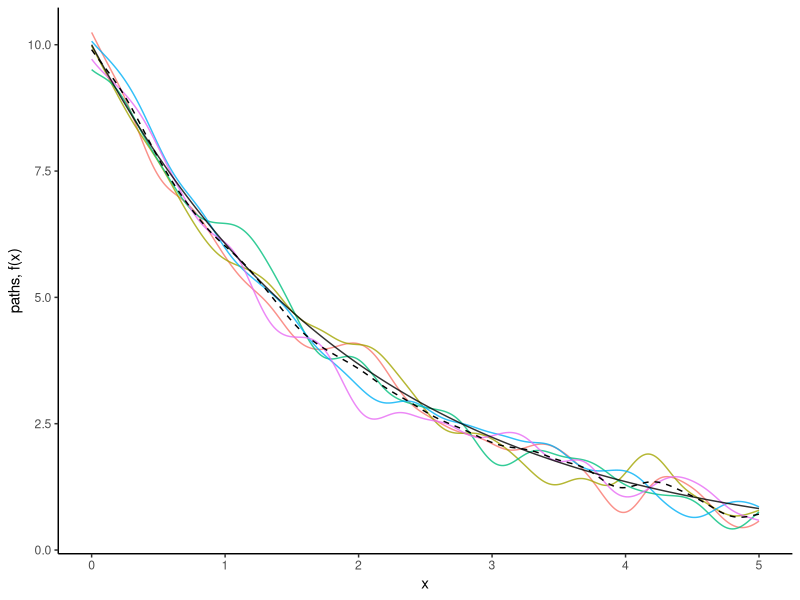
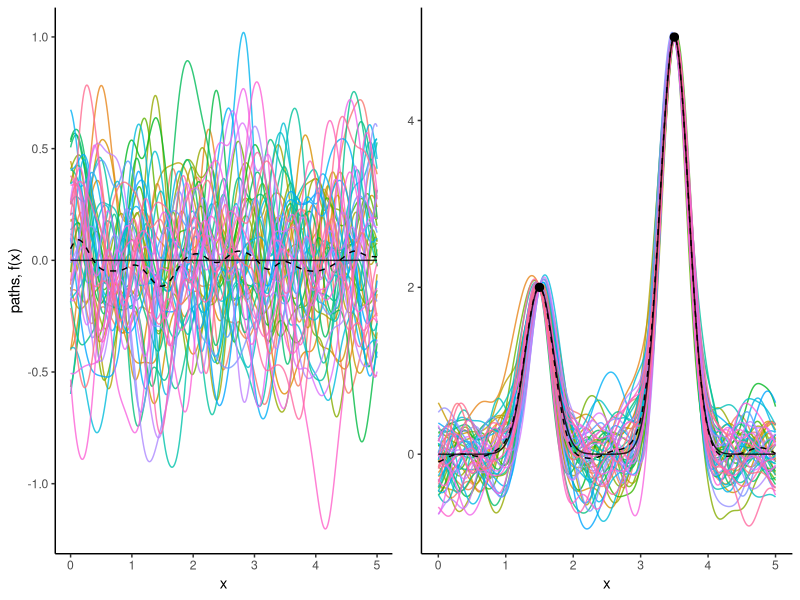

Here is the R script that generated these plots, in order:
### Tutorial for Gaussian Processes, based on
### Roberts et al. (2012). "GPs for time-series modelling"
### This version by Alan Aw (alanaw1), dated: 3/11/2019

## You need these packages 
library(MASS)
library(dplyr)
library(ggplot2)
library(reshape2)

## Build covariance kernel
## Inputs: X1, X2 data,
##        and specified kernel
## Output: matrix of dimension dim(X1) x dim(X2) 
calcK <- function(X1, X2, kernel = "SE", 
                  sigma, h, lambda, alpha, 
                  nu) {
  K <- matrix(rep(0, length(X1)*length(X2)), nrow=length(X1))
  # if kernel is WN, specify sigma
  if (kernel == "WN") {
    for (i in 1:nrow(K)) {
      for (j in 1:ncol(K)) {
        K[i,j] <- sigma^2 * as.numeric((i == j))
      }
    }  
  }
  # if kernel is BM (Brownian Motion)
  if (kernel == "BM") {
    for (i in 1:nrow(K)) {
      for (j in 1:ncol(K)) {
        K[i,j] <- min(X1[i],X2[j])
      }
    } 
  }
  # if kernel is BB (Brownian Bridge)
  if (kernel == "BB") {
    for (i in 1:nrow(K)) {
      for (j in 1:ncol(K)) {
        K[i,j] <- min(X1[i],X2[j]) - X1[i]*X2[j]
      }
    } 
  }
  # if kernel is SE, specify h and lambda
  if (kernel == "SE") {
    for (i in 1:nrow(K)) {
      for (j in 1:ncol(K)) {
        K[i,j] <- h^2 * exp(-(X1[i] - X2[j])^2 / lambda^2)
      }
    }
  }
  # if kernel is RQ, specify h, lambda and alpha
  if (kernel == "RQ") {
    for (i in 1:nrow(K)) {
      for (j in 1:ncol(K)) {
        K[i,j] <- h^2 * (1 + (X1[i] - X2[j])^2 / (alpha * lambda^2))^(-alpha)
      }
    }    
  }
  # if kernel is Matern, specify h, lambda and nu
  if (kernel == "Matern") {
    for (i in 1:nrow(K)) {
      for (j in 1:ncol(K)) {
        K[i,j] <- h^2 * 1 / (gamma(nu)*2^(nu - 1)) * 2 * sqrt(nu) * 
          abs(X1[i] - X2[j]) / lambda * Bessel(2 * sqrt(nu) * abs(X1[i] - X2[j]) / lambda, nu)
      }
    }    
  }
  # return K with filled entries
  return(K)
}

## Specify mean function
## Inputs: X is a vector of independent variables
## Output: vector of length dim(X) with means computed 
setMean <- function(X, func = "zero", 
                    lambda, h, 
                    a, b, c, ...) {
  # if func is zero
  if (func == "zero") {
    return(rep(0,length(X)))    
  }
  # if func is exponential decay, need to specify lambda (positive) and h (initial value)
  if (func == "decay") {
    return(sapply(X, decay <- function(x) {
      h * exp(-lambda * x)
    }))    
  }
  # if func is quadratic, need to specify coefficients a,b, and c
  if (func == "quadratic") {
    return(sapply(X, quadratic <- function(x) {
      a * x^2 + b* x + c
    }))
  }
  # you can try other funcs! 
}

## Obtain posterior distribution 
## Data given
D.train <- data.frame(x = c(1,2,3,4),
                     y = c(1,0.3,0.4,0.9))
D.test <- data.frame(x = c(1.9,2.3,7,10),
                     y = c(2,0.5,3,0.87))
D.test <- data.frame(x = 5,
                     y = 1.1)
# Step 1: Construct the kernel and mean
K.XtrainXtrain <- calcK(D.train$x, D.train$x, 
                        kernel = "SE", h = 0.3, lambda = 3)
K.XtrainXtest <- calcK(D.train$x, D.test$x, 
                       kernel = "SE", h = 0.3, lambda = 3)
K.XtestXtrain <- calcK(D.test$x, D.train$x, 
                       kernel = "SE", h = 0.3, lambda = 3)
K.XtestXtest <- calcK(D.test$x, D.test$x, 
                      kernel = "SE", h = 0.3, lambda = 3)
mean.train <- setMean(D.train$x)
mean.test <- setMean(D.test$x)

# Step 2: Get the posterior mean and cov matrix (eq. 3.8 and 3.9)
# do Cholesky decomposition for faster inversion
# <- chol(K.XtrainXtrain)
mean.pos <- mean.test + K.XtestXtrain %*% solve(K.XtrainXtrain) %*% (D.train$y - mean.train)
K.Xtest.pos <- K.XtestXtest - K.XtestXtrain %*% solve(K.XtrainXtrain) %*% t(K.XtestXtrain)

## Examples
# 1. Suppose we have a sequence of x's (times) with a mean 
#    function specified. We simulate the GP.
X <- seq(from = 0, to = 5, length = 1000)
K.XX <- calcK(X, X, "SE", h = 0.3, lambda = 0.3) 
mean.X <- setMean(X, func = "decay", lambda = 0.5, h = 10) 
# generate some sample paths 
n.samples <- 5
path_vals <- matrix(rep(0,length(X)*n.samples), 
                    ncol = n.samples)
for (i in 1:n.samples) {
  path_vals[,i] <- mvrnorm(1, mean.X, K.XX)
}
df <- cbind(x = X, 
            y = as.data.frame(path_vals))
df <- melt(df, id="x")
# compute the mean of sample paths 
mean.emp <- cbind(x = X, 
                  y = as.data.frame(rowMeans(path_vals)))
# plot graph of sample paths
ggplot(data = df, aes(x = x, y = value)) +
  geom_line(aes(group=variable, colour = variable),
            alpha = 0.8) +
  theme_classic() +
  geom_line(data = mean.emp, aes(x = x, y = `rowMeans(path_vals)`),
            lty = "dashed") +
  geom_line(data = as.data.frame(cbind(x = X, y = mean.X)),
            aes(x = x, y = `mean.X`),
            alpha = 0.8) +
  ylab("paths, f(x)") +
  theme(legend.position = "none") 

# 2. Suppose data is given and we want to estimate posterior mean   
X <- c(0,0.9,1.5,2,4)
y = c(0.1,-0.5,0.9,1,0.2)
K.XX <- calcK(X, X, "SE", h = 0.3, lambda = 0.3) 
mean.X <- setMean(X, func = "zero") 
# choose new X points
X.ast <- c(0.5,3,6,10)
# compute the covariance kernels 
K.XastXast <- calcK(X.ast, X.ast, "SE", h = 0.3, lambda = 0.3) 
K.XastX <- calcK(X.ast, X, kernel = "SE", h = 0.3, lambda = 0.3)
K.XXast <- calcK(X, X.ast, kernel = "SE", h = 0.3, lambda = 0.3)
mean.Xast <- setMean(X.ast, func = "zero")
# obtain the posterior mean and covariance
mean.pos <- mean.Xast + K.XastX %*% solve(K.XX) %*% (y - mean.X)
K.Xtest.pos <- K.XastXast - K.XastX %*% solve(K.XX) %*% t(K.XastX)

# compare graphs of sample paths with and w/o data
# first, do with two points observed
x <- c(seq(from = 0, to = 1.49, by = 0.01),
       seq(from = 1.51, to = 3.49, by = 0.01),
       seq(from = 3.51, to = 5, by = 0.01))
K.xx <- calcK(x, x, "SE", h = 0.3, lambda = 0.3)
mean.x <- setMean(x, func = "zero") 
f.obs <- data.frame(x = c(1.5,3.5),
           y = c(2,5)) 
mean.xobs <- setMean(f.obs$x, func = "zero") 
K.xobsxobs <- calcK(f.obs$x, f.obs$x, "SE", h = 0.3, lambda = 0.3)
K.xobsx <- calcK(f.obs$x, x, "SE", h = 0.3, lambda = 0.3)
K.xxobs <- calcK(x, f.obs$x, "SE", h = 0.3, lambda = 0.3)
# obtain posterior mean and cov kernel
mean.pos <- mean.x + K.xxobs %*% solve(K.xobsxobs) %*% (f.obs$y - mean.xobs)
K.x.pos <- K.xx - K.xxobs %*% solve(K.xobsxobs) %*% t(K.xxobs)

n.samples <- 50
path_vals <- matrix(rep(0,length(x)*n.samples), 
                    ncol = n.samples)
for (i in 1:n.samples) {
  path_vals[,i] <- mvrnorm(1, mean.pos, K.x.pos)
}
df <- cbind(x = x, 
            y = as.data.frame(path_vals))
#observed <- rbind(c(1.5,rep(2,times = 50)),
#                  c(3.5,rep(5,times = 50))) %>% as.data.frame()
#rbind(df, observed)
df <- melt(df, id="x")
# compute the mean of sample paths 
mean.emp <- cbind(x = x, 
                  y = as.data.frame(rowMeans(path_vals)))
plot2 <- ggplot(data = df, aes(x = x, y = value)) +
  geom_line(aes(group=variable, colour = variable),
            alpha = 0.8) +
  theme_classic() +
  geom_line(data = mean.emp, aes(x = x, y = `rowMeans(path_vals)`),
            lty = "dashed") +
  geom_line(data = as.data.frame(cbind(x = x, y = mean.pos)),
            aes(x = x, y = `mean.pos`),
            alpha = 0.8) +
  ylab(NULL) +
  theme(legend.position = "none") +
  geom_point(data = f.obs, aes(x = x, y = y),
             size = 2.5)

# next, do w/o data
x <- seq(from = 0, to = 5, by = 0.01)
K.xx <- calcK(x, x, "SE", h = 0.3, lambda = 0.3)
mean.x <- setMean(x, func = "zero") 
n.samples <- 50
path_vals <- matrix(rep(0,length(x)*n.samples), 
                    ncol = n.samples)
for (i in 1:n.samples) {
  path_vals[,i] <- mvrnorm(1, mean.x, K.xx)
}
df <- cbind(x = x, 
            y = as.data.frame(path_vals))
df <- melt(df, id="x")
# compute the mean of sample paths 
mean.emp <- cbind(x = x, 
                  y = as.data.frame(rowMeans(path_vals)))
plot1 <- ggplot(data = df, aes(x = x, y = value)) +
  geom_line(aes(group=variable, colour = variable),
            alpha = 0.8) +
  theme_classic() +
  geom_line(data = mean.emp, aes(x = x, y = `rowMeans(path_vals)`),
            lty = "dashed") +
  geom_line(data = as.data.frame(cbind(x = x, y = mean.x)),
            aes(x = x, y = `mean.x`),
            alpha = 0.8) +
  ylab("paths, f(x)") +
  theme(legend.position = "none") 
# now, plot!
gridExtra::grid.arrange(plot1,plot2,nrow = 1)